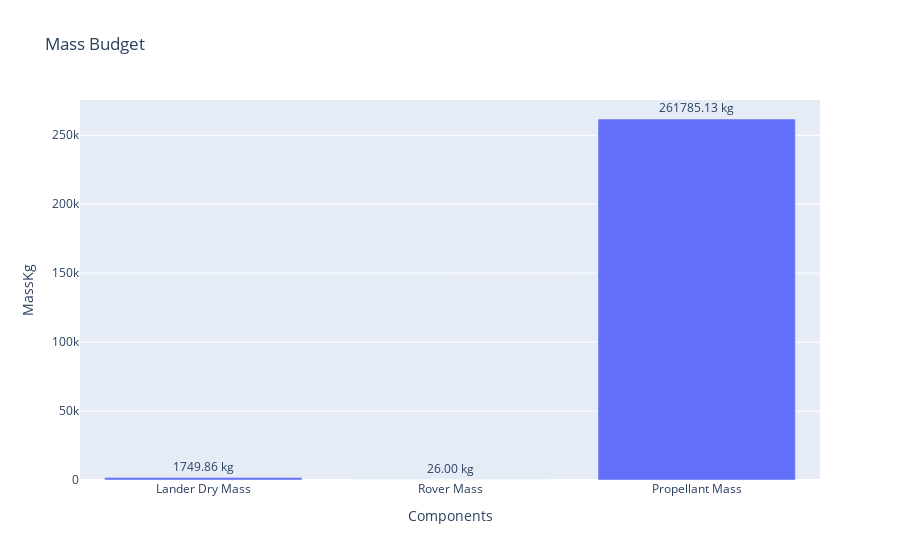

Here is the notebook cell this chart was saved with:
### Code cell
import plotly.express as px

# Your previously defined data
mass_labels = ['Lander Dry Mass', 'Rover Mass', 'Propellant Mass']
mass_values = [lander_dry_mass, rover_mass, propellant_mass_required]

mass_fig = px.bar(x=mass_labels, y=mass_values,
                   labels={'x': 'Components', 'y': 'MassKg'},
                   title='Mass Budget')
mass_fig.update_traces(texttemplate='%{y:.2f} kg', textposition='outside')

mass_fig.show()

### Figure 1 — Plotly figure (JSON) as saved in the notebook; plotly's stock layout.template omitted (floating-point values rounded to 4 significant figures)
{"data": [{"alignmentgroup": "True", "hovertemplate": "Components=%{x}<br>MassKg=%{y}<extra></extra>", "legendgroup": "", "marker": {"color": "#636efa", "pattern": {"shape": ""}}, "name": "", "offsetgroup": "", "orientation": "v", "showlegend": false, "textposition": "outside", "texttemplate": "%{y:.2f} kg", "type": "bar", "x": ["Lander Dry Mass", "Rover Mass", "Propellant Mass"], "xaxis": "x", "y": [1750.0, 26, 261800.0], "yaxis": "y"}], "layout": {"barmode": "relative", "legend": {"tracegroupgap": 0}, "title": {"text": "Mass Budget"}, "xaxis": {"anchor": "y", "domain": [0, 1], "title": {"text": "Components"}}, "yaxis": {"anchor": "x", "domain": [0, 1], "title": {"text": "MassKg"}}}}
